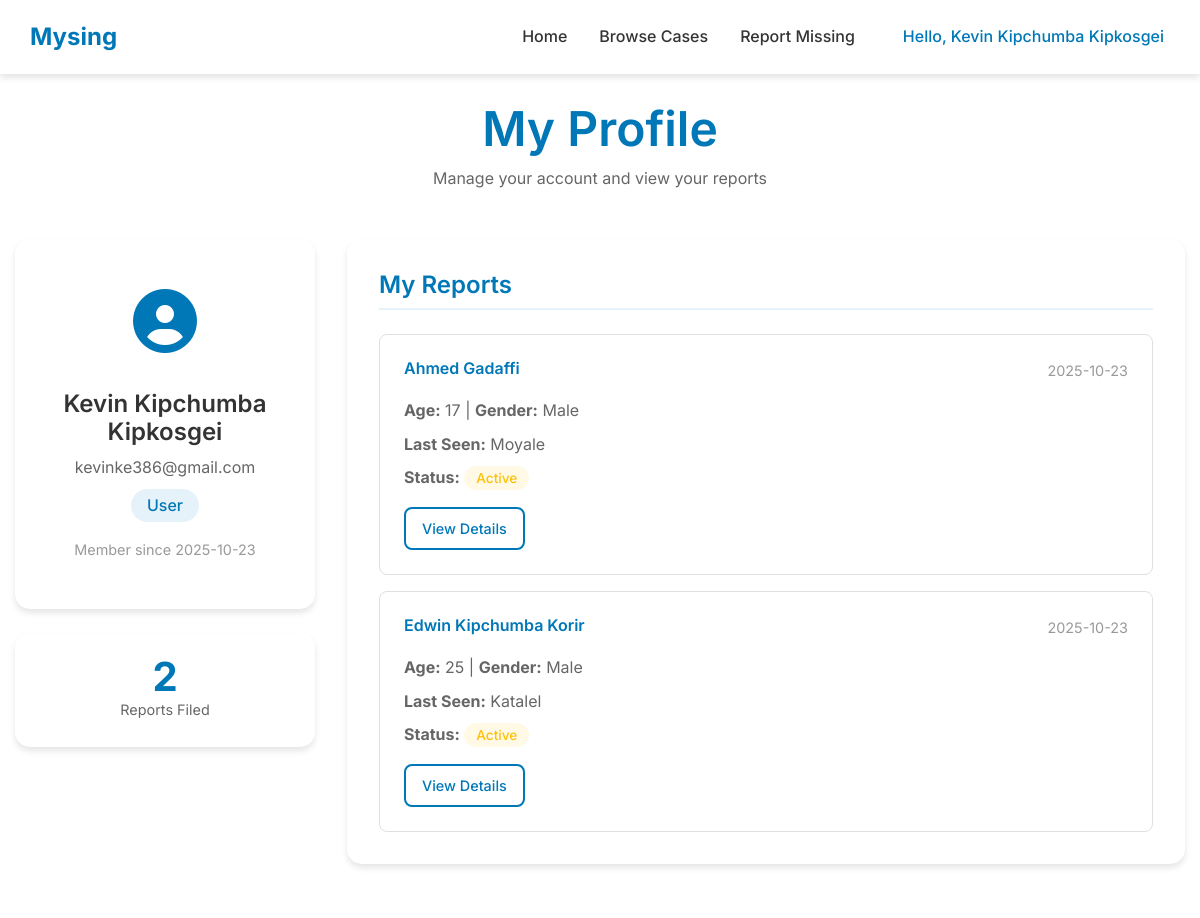
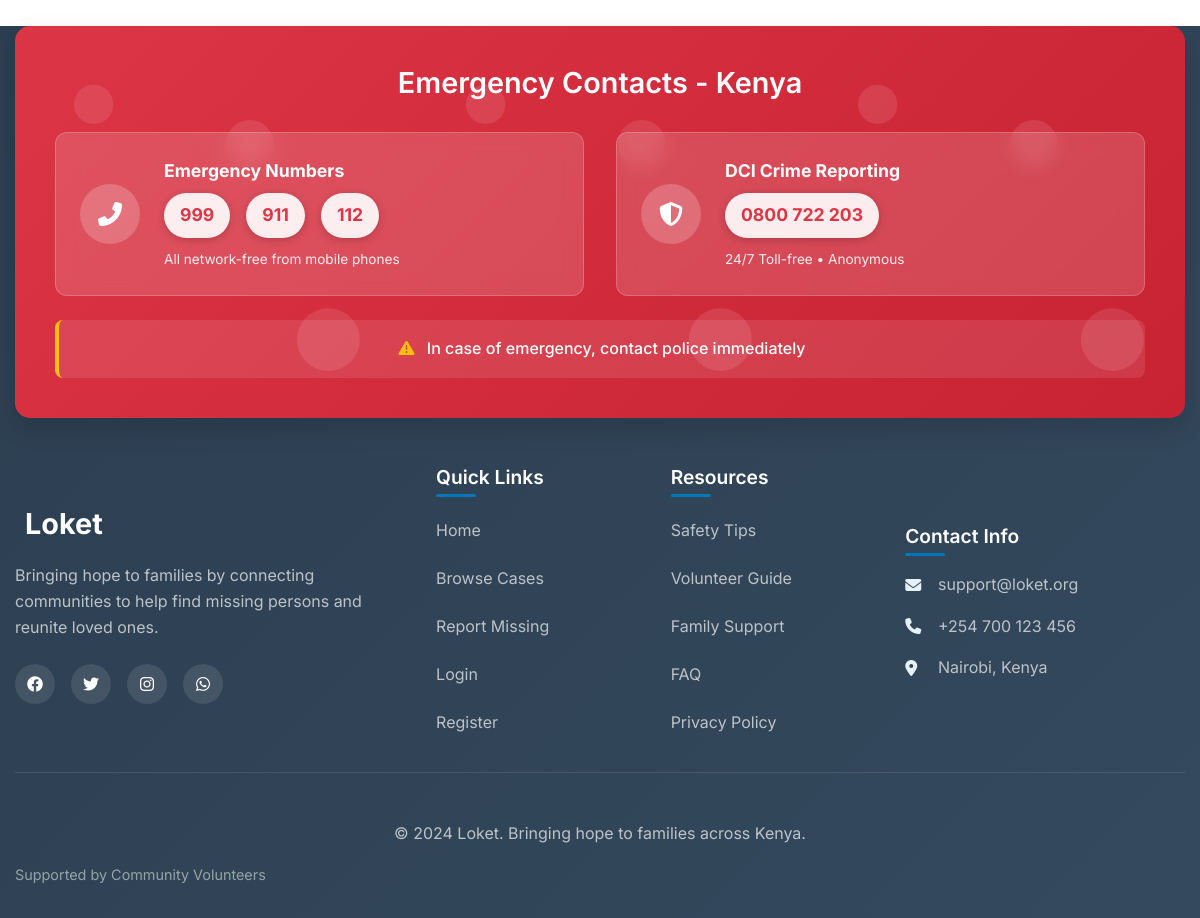
The page /profile (signed in) on the database its author committed (2 pictures, top to bottom).
### models.py (models this page shows, shortened)
class User(UserMixin, db.Model):
    id = db.Column(db.Integer, primary_key=True)
    name = db.Column(db.String(100), nullable=False)
    email = db.Column(db.String(100), unique=True, nullable=False)
    password_hash = db.Column(db.String(200), nullable=False)
    phone = db.Column(db.String(20), nullable=False)
    role = db.Column(db.String(20), default='user')
    date_joined = db.Column(db.DateTime, default=datetime.utcnow)
    missing_persons = db.relationship('MissingPerson', backref='reporter', lazy=True)

class MissingPerson(db.Model):
    id = db.Column(db.Integer, primary_key=True)
    name = db.Column(db.String(100), nullable=False)
    age = db.Column(db.Integer, nullable=False)
    gender = db.Column(db.String(20), nullable=False)
    last_seen = db.Column(db.String(200), nullable=False)
    last_seen_date = db.Column(db.Date, nullable=False)
    region = db.Column(db.String(50), nullable=False)
    description = db.Column(db.Text, nullable=False)
    contact_name = db.Column(db.String(100), nullable=False)
    contact_phone = db.Column(db.String(20), nullable=False)
    contact_email = db.Column(db.String(100), nullable=False)
    photo_filename = db.Column(db.String(200), nullable=True)
    date_reported = db.Column(db.DateTime, default=datetime.utcnow)
    is_found = db.Column(db.Boolean, default=False)
    reported_by = db.Column(db.Integer, db.ForeignKey('user.id'), nullable=False)

### app.py (the view)
@app.route('/profile')
@login_required
def profile():
    user_reports = MissingPerson.query.filter_by(reported_by=current_user.id).order_by(MissingPerson.date_reported.desc()).all()
    return render_template('profile.html', user_reports=user_reports)

### app.py (called while the page is built)
@login_manager.user_loader
def load_user(user_id):
    return User.query.get(int(user_id))

### templates/profile.html (shortened to what this page needs)
{% extends "base.html" %}
{% block content %}
<section class="profile-section">
    <div class="container">
        <div class="profile-header">
            <h1>My Profile</h1>
            <p>Manage your account and view your reports</p>
        </div>
        <div class="profile-content">
            <div class="profile-sidebar">
                <div class="profile-card">
                    <div class="profile-avatar">
                        <i class="fas fa-user-circle"></i>
                    </div>
                    <h3>{{ current_user.name }}</h3>
                    <p class="user-email">{{ current_user.email }}</p>
                    <p class="user-role">{{ current_user.role|title }}</p>
                    <p class="member-since">Member since {{ current_user.date_joined.strftime('%Y-%m-%d') }}</p>
                </div>
                <div class="profile-stats">
                    <div class="stat-item">
                        <span class="stat-number">{{ user_reports|length }}</span>
                        <span class="stat-label">Reports Filed</span>
                    </div>
                </div>
            </div>
            <div class="profile-main">
                <div class="profile-section-card">
                    <h3>My Reports</h3>
                    {% if user_reports %}
                        <div class="reports-list">
                            {% for report in user_reports %}
                            <div class="report-item">
                                <div class="report-header">
                                    <h4>{{ report.name }}</h4>
                                    <span class="report-date">{{ report.date_reported.strftime('%Y-%m-%d') }}</span>
                                </div>
                                <div class="report-details">
                                    <p><strong>Age:</strong> {{ report.age }} | <strong>Gender:</strong> {{ report.gender }}</p>
                                    <p><strong>Last Seen:</strong> {{ report.last_seen }}</p>
                                    <p><strong>Status:</strong>
                                        <span class="status-{{ 'found' if report.is_found else 'active' }}">
                                            {{ 'Found' if report.is_found else 'Active' }}
                                        </span>
                                    </p>
                                </div>
                                <div class="report-actions">
                                    <a href="{{ url_for('case_details', person_id=report.id) }}" class="btn btn-outline btn-sm">View Details</a>
                                </div>
                            </div>
                            {% endfor %}
                        </div>
                    {% endif %}
                </div>
            </div>
        </div>
    </div>
</section>
{% endblock %}

### templates/base.html (shortened to what this page needs)
<!DOCTYPE html>
<html lang="en">
<head>
    <link rel="stylesheet" href="{{ url_for('static', filename='css/style.css') }}">
    <link rel="stylesheet" href="https://cdnjs.cloudflare.com/ajax/libs/font-awesome/6.4.0/css/all.min.css">
</head>
<body>
    <nav class="navbar">
        <div class="nav-container">
            <div class="nav-logo">
                <a href="{{ url_for('index') }}">
                    <span>Mysing</span>
                </a>
            </div>
            <div class="nav-menu" id="navMenu">
                <a href="{{ url_for('index') }}" class="nav-link">Home</a>
                <a href="{{ url_for('browse') }}" class="nav-link">Browse Cases</a>
                {% if current_user.is_authenticated %}
                <a href="{{ url_for('report_missing') }}" class="nav-link">Report Missing</a>
                {% endif %}
                <div class="user-controls">
                    {% if current_user.is_authenticated %}
                        <div class="user-menu">
                            <span class="user-greeting">Hello, {{ current_user.name }}</span>
                        </div>
                    {% else %}
                        <a href="{{ url_for('login') }}" class="btn-login">Login</a>
                        <a href="{{ url_for('register') }}" class="btn-register">Register</a>
                    {% endif %}
                </div>
            </div>
        </div>
    </nav>
    <main>
        {% block content %}{% endblock %}
    </main>
    <footer class="footer">
        <div class="container">
            <div class="emergency-section">
                <h3>Emergency Contacts - Kenya</h3>
                <div class="emergency-numbers">
                    <div class="emergency-item">
                        <div class="emergency-icon">
                            <i class="fas fa-phone-alt"></i>
                        </div>
                        <div class="emergency-info">
                            <strong>Emergency Numbers</strong>
                            <div class="numbers-grid">
                                <span>999</span>
                                <span>911</span>
                                <span>112</span>
                            </div>
                            <small>All network-free from mobile phones</small>
                        </div>
                    </div>
                    <div class="emergency-item">
                        <div class="emergency-icon">
                            <i class="fas fa-shield-alt"></i>
                        </div>
                        <div class="emergency-info">
                            <strong>DCI Crime Reporting</strong>
                            <div class="numbers-grid">
                                <span>0800 722 203</span>
                            </div>
                            <small>24/7 Toll-free • Anonymous</small>
                        </div>
                    </div>
                </div>
                <div class="emergency-note">
                    <p><i class="fas fa-exclamation-triangle"></i> In case of emergency, contact police immediately</p>
                </div>
            </div>
            <div class="footer-content">
                <div class="footer-section">
                    <div class="footer-logo">
                        <span>Loket</span>
                    </div>
                    <p class="footer-description">
                        Bringing hope to families by connecting communities to help find missing persons and reunite loved ones.
                    </p>
                    <div class="social-links">
                        <a href="#" aria-label="Facebook"><i class="fab fa-facebook"></i></a>
                        <a href="#" aria-label="Twitter"><i class="fab fa-twitter"></i></a>
                        <a href="#" aria-label="Instagram"><i class="fab fa-instagram"></i></a>
                        <a href="#" aria-label="WhatsApp"><i class="fab fa-whatsapp"></i></a>
                    </div>
                </div>
                <div class="footer-section">
                    <h4>Quick Links</h4>
                    <div class="footer-links">
                        <a href="{{ url_for('index') }}">Home</a>
                        <a href="{{ url_for('browse') }}">Browse Cases</a>
                        <a href="{{ url_for('report_missing') }}">Report Missing</a>
                        <a href="{{ url_for('login') }}">Login</a>
                        <a href="{{ url_for('register') }}">Register</a>
                    </div>
                </div>
                <div class="footer-section">
                    <h4>Resources</h4>
                    <div class="footer-links">
                        <a href="#">Safety Tips</a>
                        <a href="#">Volunteer Guide</a>
                        <a href="#">Family Support</a>
                        <a href="#">FAQ</a>
                        <a href="#">Privacy Policy</a>
                    </div>
                </div>
                <div class="footer-section">
                    <h4>Contact Info</h4>
                    <div class="contact-info">
                        <div class="contact-item">
                            <i class="fas fa-envelope"></i>
                            <span>support@loket.org</span>
                        </div>
                        <div class="contact-item">
                            <i class="fas fa-phone"></i>
                            <span>+254 700 123 456</span>
                        </div>
                        <div class="contact-item">
                            <i class="fas fa-map-marker-alt"></i>
                            <span>Nairobi, Kenya</span>
                        </div>
                    </div>
                </div>
            </div>
            <div class="footer-bottom">
                <div class="footer-copyright">
                    <p>&copy; 2024 Loket. Bringing hope to families across Kenya.</p>
                </div>
                <div class="footer-credits">
                    <p>Supported by Community Volunteers</p>
                </div>
            </div>
        </div>
    </footer>
</body>
</html>

### rows shown on the page
User: name "Kevin Kipchumba Kipkosgei", email "kevinke386@gmail.com", role "User", date_joined "2025-10-23"
MissingPerson: name "Ahmed Gadaffi", date_reported "2025-10-23", age "17", gender "Male", last_seen "Moyale", is_found "Active"
MissingPerson: name "Edwin Kipchumba Korir", date_reported "2025-10-23", age "25", gender "Male", last_seen "Katalel", is_found "Active"

### other values the page prints
{{ user_reports|length }} "2"
